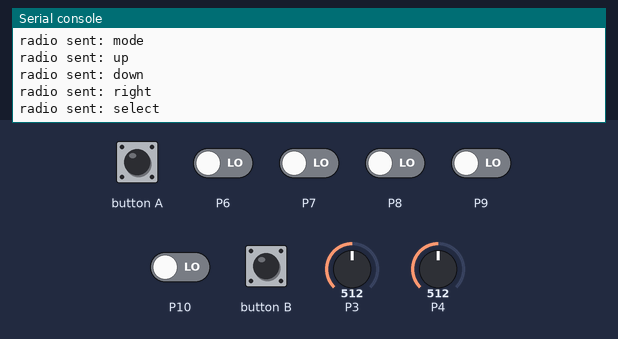
Simulated run of this program. Board: BBC micro:bit (MakeCode). On the bench: the last lines printed to the serial console. The test bench sets the inputs (shaded band); at power-on: P6–10 LOW, P4 = 512, P3 = 512 (analog values on the 0–1023 scale). No radio messages arrive unless stated (any console line starting 'radio sent:' is added by the test bench).

Above: at 3.5 s.
3.6 s: P4 set to 410
At 3.67 s:
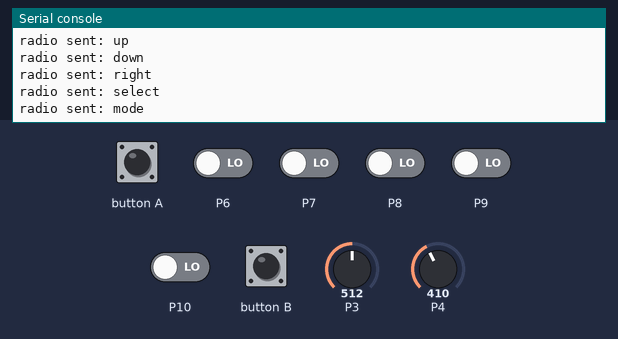
5.1 s: P4 set to 387
At 5.35 s:
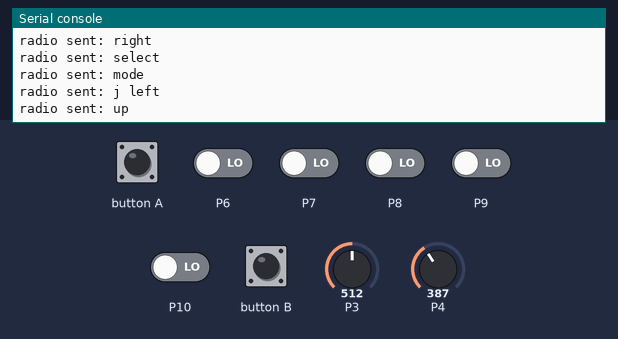
11.2 s: P3 set to 413
At 11.7 s:
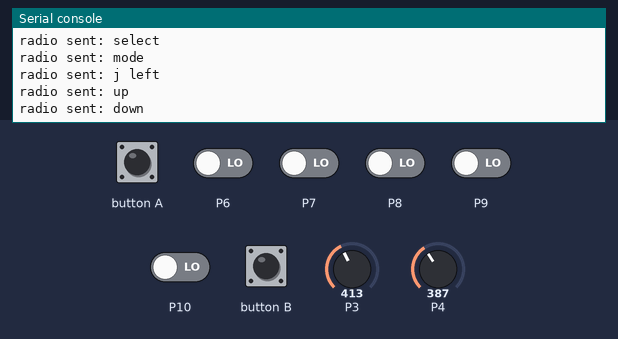

Measured:
- the behaviour switches between 400 and 399 on P4 (found by bisection; images 1 and 2)
- after the input at 5.1 s, the serial console: prints a new line after 0.15 s (image 2)

The program:

main.ts
```typescript
radio.setGroup(38)
basic.forever(function () {
    if (pins.analogReadPin(AnalogPin.P3) < 400) {
        radio.sendString("j down")
        basic.pause(100)
    }
    if (pins.analogReadPin(AnalogPin.P4) < 400) {
        radio.sendString("j left")
        basic.pause(100)
    }
    if (pins.analogReadPin(AnalogPin.P3) > 800) {
        radio.sendString("j up")
        basic.pause(100)
    }
    if (pins.analogReadPin(AnalogPin.P4) > 800) {
        radio.sendString("j right")
        basic.pause(100)
    }
    if (input.buttonIsPressed(Button.A)) {
        radio.sendString("j press")
        basic.pause(100)
    }
    if (pins.digitalReadPin(DigitalPin.P10) == 0) {
        radio.sendString("up")
        basic.pause(100)
    }
    if (pins.digitalReadPin(DigitalPin.P8) == 0) {
        radio.sendString("down")
        basic.pause(100)
    }
    if (pins.digitalReadPin(DigitalPin.P9) == 0) {
        radio.sendString("right")
        basic.pause(100)
    }
    if (input.buttonIsPressed(Button.B)) {
        radio.sendString("left")
        basic.pause(100)
    }
    if (pins.digitalReadPin(DigitalPin.P7) == 0) {
        radio.sendString("select")
        basic.pause(100)
    }
    if (pins.digitalReadPin(DigitalPin.P6) == 0) {
        radio.sendString("mode")
        basic.pause(100)
    }
})
```

test.ts
```typescript
// tests gaan hier; deze zal niet worden gecompileerd wanneer dit pakket wordt gebruikt als extensie.
```
